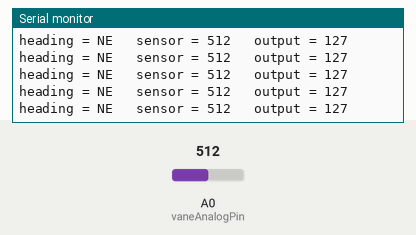
Recording of a sketch running on a simulated Arduino Uno, built with avr-gcc and run on an emulated ATmega328P. Parts: the last lines printed to the serial monitor. The inputs (shaded band) are chosen by the test bench; at power-on: A0 (vaneAnalogPin) = 512.

Above: at 1.2 s.
1.3 s: A0 (vaneAnalogPin) set to 445
At 1.46 s:
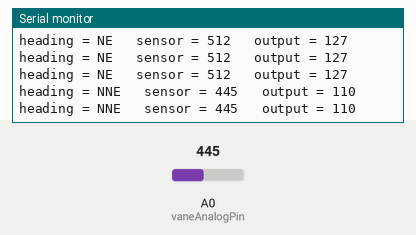
3.3 s: A0 (vaneAnalogPin) set to 465
At 3.3 s:
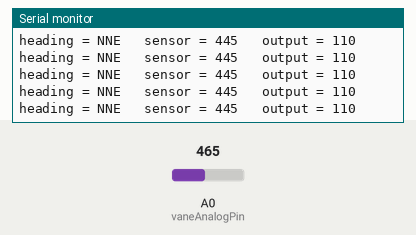
6.3 s: A0 (vaneAnalogPin) set to 306
At 6.4 s:
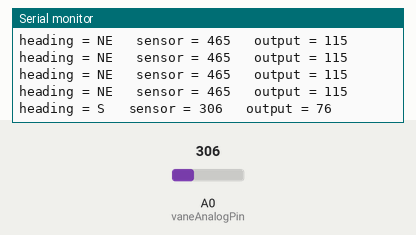
8.2 s: A0 (vaneAnalogPin) set to 170
At 8.36 s:
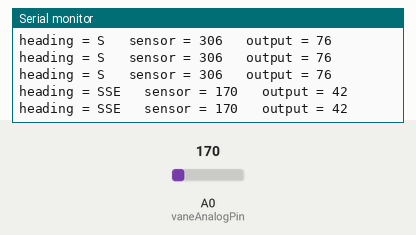
10.2 s: A0 (vaneAnalogPin) set to 190
At 10.32 s:
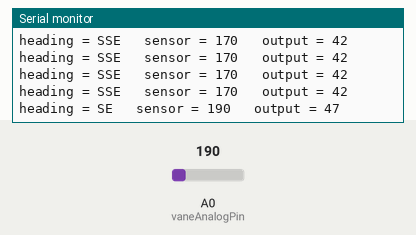
12.2 s: A0 (vaneAnalogPin) set to 122
At 12.33 s:
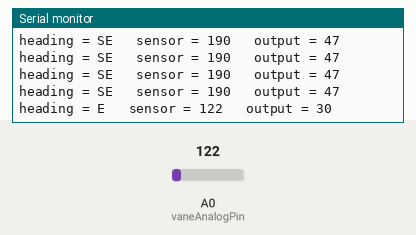

The sketch:

wind.ino
```cpp
const int vaneAnalogPin = A0;  // Analog input pin that the potentiometer is attached to
const int analogOutRed = 9; // Analog output pin that the RED LED is attached to
const int analogOutGreen = 3; // Analog output pin that the GREEN LED is attached to
const int analogOutBlue = 6; // Analog output pin that the BLUE LED is attached to

int windVane = 0;           // value read from the pot
int outputValue = 0;        // value output to the PWM (analog out)
int direction = 0;          // direction of vane

void setup() {
  // initialize serial communications at 9600 bps:
  Serial.begin(9600);
}

void loop() {
  // read the analog in value:
  windVane = analogRead(vaneAnalogPin);
  // map it to the range of the analog out:
  outputValue = map(windVane, 0, 1023, 0, 255);
  // change the analog out value:
  int temp;

  if( windVane > 940){
    Serial.print("heading = W");
  } //W
	else if(windVane > 890){
    Serial.print("heading = NW");
  } //NW
	else if(windVane > 820){
    Serial.print("heading = WNW");
  } //WNW
	else if(windVane > 785){
    Serial.print("heading = N");
  }  //N
	else if(windVane > 690){
    Serial.print("heading = NNW");
  } //NNW
	else if(windVane > 630){
    Serial.print("heading = SW");
  } //SW
	else if(windVane > 590){
    Serial.print("heading = WSW");
  } //WSW
	else if(windVane > 455){
    Serial.print("heading = NE");
  }  //NE
	else if(windVane > 400){
    Serial.print("heading = NNE");
  }  //NNE
	else if(windVane > 285){
    Serial.print("heading = S");
  }  //S
	else if(windVane > 240){
    Serial.print("heading = SSW");
  }  //SSW
	else if(windVane > 180){
    Serial.print("heading = SE");
  }  //SE
	else if(windVane > 125){
    Serial.print("heading = SSE");
  }  //SSE
	else if(windVane > 90){
    Serial.print("heading = E");
  }  //E
	else if(windVane > 80){
    Serial.print("heading = ESE");
  }  //ESE
	else temp = 5;
  // print the results to the Serial Monitor:
  Serial.print("\t sensor = ");
  Serial.print(windVane);
  Serial.print("\t output = ");
  Serial.println(outputValue);

  // wait 2 milliseconds before the next loop for the analog-to-digital
  // converter to settle after the last reading:
  delay(2);
}
```

Measured:
- after the input at 1.3 s, the serial monitor: prints a new line after 0.10 s (image 1)
- after the input at 6.3 s, the serial monitor: prints a new line after 0.08 s (image 3)
- after the input at 8.2 s, the serial monitor: prints a new line after 0.09 s (image 4)
- after the input at 10.2 s, the serial monitor: prints a new line after 0.10 s (image 5)
- after the input at 12.2 s, the serial monitor: prints a new line after 0.11 s (image 6)
